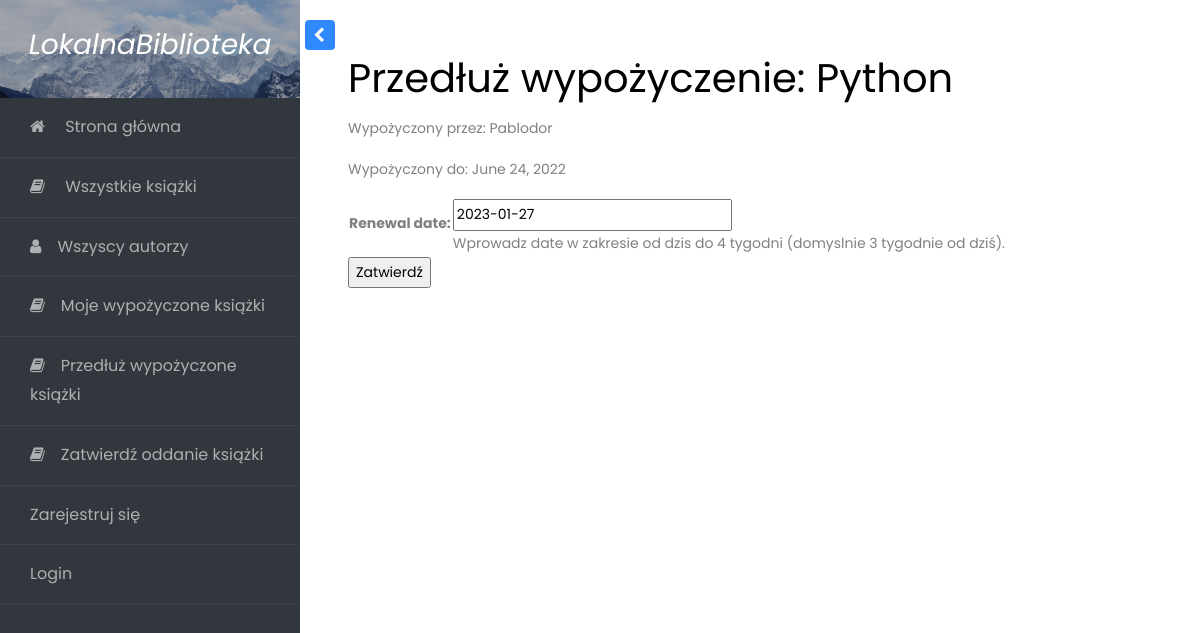
Screenshot of /catalog/books_renew_librarian/c4492364-6a01-4a49-80c4-22259f99c31f with the database file from the repository.
### catalog/models.py (models this page shows, shortened)
class BookInstance(models.Model):
    id = models.UUIDField(primary_key=True, default=uuid.uuid4, help_text='Unikalne ID dla kazdej ksiazki w calej księgarni.')
    book = models.ForeignKey('Book', on_delete=models.SET_NULL, null=True, verbose_name="Tytuł książki")
    imprint = models.CharField(max_length=200)
    due_back = models.DateField(null=True, blank=True, verbose_name="Wypożyczona do")
    borrower = models.ForeignKey(User, on_delete=models.SET_NULL, null=True, blank=True, verbose_name="Pożyczający")
    title = models.CharField(max_length=200, null=True, verbose_name="Tytuł") #dodałem tytuł do kopi ksiązki
    LOAN_STATUS = (
        ('m', 'W trakcie renowacji'), # m - maintenance
        ('o', 'Wypożyczona'), # o - on loan
        ('a', 'Dostępna'), # a - available
        ('r', 'Zarezerwowana'), # r - reserved
    )
    status = models.CharField(
        max_length=1,
        choices=LOAN_STATUS,
        blank=True,
        default='m',
        help_text='Dostępność książki',
    )
    class Meta:
        ordering = ['due_back']
        permissions = (("can_mark_returned", "Set book as returned"),)
    @property
    def is_overdue(self):
        if self.due_back and date.today() > self.due_back:
            return True
        return False

class Book(models.Model):
    title = models.CharField(max_length=200, verbose_name="Tytuł")
    author = models.ForeignKey('Author', on_delete=models.SET_NULL, null=True, verbose_name="Autor")
    summary = models.TextField(max_length=1000, help_text='Wprowadz krotki opis ksiazki', verbose_name="Opis książki")
    isbn = models.CharField('ISBN', max_length=13,
                            help_text='13 znakowy <a href="https://www.isbn-international.org/content/what-isbn">numer ISBN</a>')
    genre = models.ManyToManyField(Genre, help_text='Wybierz gatunek ksiazki.', verbose_name="Gatunek")
    language = models.ManyToManyField("Language", help_text='Wybierz język.', verbose_name="Język")
    def display_genre(self):
        """Create a string for the Genre. This is required to display genre in Admin."""
        return ', '.join(genre.name for genre in self.genre.all()[:3])
    display_genre.short_description = 'Gatunek'
    def display_language(self):
        """Create a string for the Genre. This is required to display genre in Admin."""
        return ', '.join(language.name for language in self.language.all()[:3])
    display_language.short_description = 'Język'

### catalog/views.py (the view)
# urls.py: path('books_renew_librarian/<uuid:pk>', views.renew_book_librarian, name='book-renew-librarian'),
def renew_book_librarian(request, pk):
    book_instance = get_object_or_404(BookInstance, pk=pk)
    if request.method == 'POST':
        form = RenewBookForm(request.POST)
        if form.is_valid():
            book_instance.due_back = form.cleaned_data['renewal_date']
            book_instance.save()
            return HttpResponseRedirect(reverse('my-borrowed'))
    else:
        proposed_renewal_date = datetime.date.today() + datetime.timedelta(weeks=3)
        form = RenewBookForm(initial={'renewal_date': proposed_renewal_date})
    context = {
        'form': form,
        'book_instance': book_instance,
    }
    return render(request, 'book_renew_librarian.html', context)

### catalog/forms.py (shortened to what this page needs)
class RenewBookForm(forms.Form):
    renewal_date = forms.DateField(
        help_text="Wprowadz date w zakresie od dzis do 4 tygodni (domyslnie 3 tygodnie od dziś).", required=True)

### catalog/templates/book_renew_librarian.html (shortened to what this page needs)
{% extends "base_generic.html" %}
{% block content %}
  <h1>Przedłuż wypożyczenie: {{ book_instance.book.title }}</h1>
  <p>Wypożyczony przez: {{ book_instance.borrower }}</p>
  <p>{% if book_instance.is_overdue %} {% endif %} Wypożyczony do: {{ book_instance.due_back }}</p>
  <form action="" method="post">
    <table>
    {{ form.as_table }}
    </table>
    <input type="submit" value="Zatwierdź">
  </form>
{% endblock %}

### rows the page displays
BookInstance: book "Python", borrower "Pablodor", due_back "June 24, 2022"
